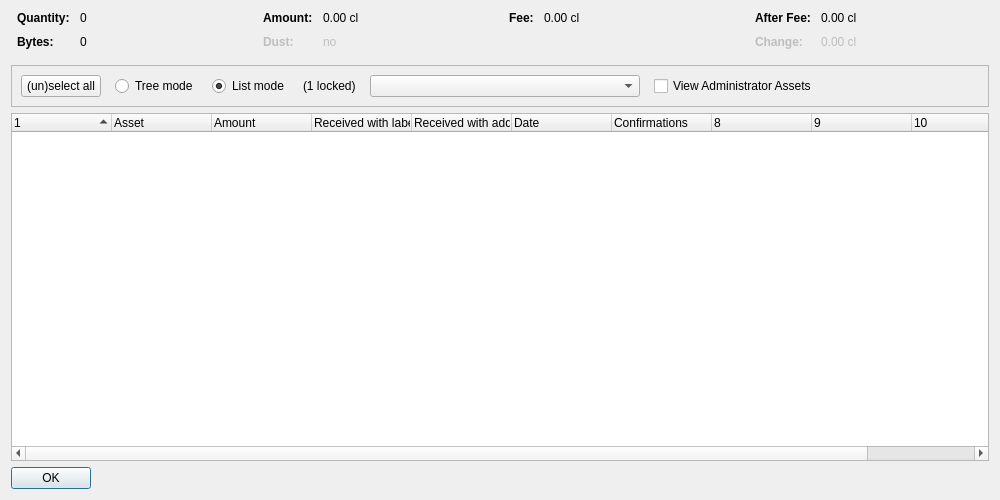
<?xml version="1.0" encoding="UTF-8"?>
<ui version="4.0">
 <class>AssetControlDialog</class>
 <widget class="QDialog" name="AssetControlDialog">
  <property name="geometry">
   <rect>
    <x>0</x>
    <y>0</y>
    <width>1000</width>
    <height>500</height>
   </rect>
  </property>
  <property name="windowTitle">
   <string>Asset Selection</string>
  </property>
  <layout class="QVBoxLayout" name="verticalLayout">
   <item>
    <layout class="QHBoxLayout" name="horizontalLayoutTop" stretch="0,0,0,0">
     <property name="topMargin">
      <number>0</number>
     </property>
     <property name="bottomMargin">
      <number>10</number>
     </property>
     <item>
      <layout class="QFormLayout" name="formLayoutAssetControl1">
       <property name="horizontalSpacing">
        <number>10</number>
       </property>
       <property name="verticalSpacing">
        <number>10</number>
       </property>
       <property name="leftMargin">
        <number>6</number>
       </property>
       <property name="rightMargin">
        <number>6</number>
       </property>
       <item row="0" column="0">
        <widget class="QLabel" name="labelAssetControlQuantityText">
         <property name="font">
          <font>
           <weight>75</weight>
           <bold>true</bold>
          </font>
         </property>
         <property name="text">
          <string>Quantity:</string>
         </property>
        </widget>
       </item>
       <item row="0" column="1">
        <widget class="QLabel" name="labelAssetControlQuantity">
         <property name="cursor">
          <cursorShape>IBeamCursor</cursorShape>
         </property>
         <property name="contextMenuPolicy">
          <enum>Qt::ActionsContextMenu</enum>
         </property>
         <property name="text">
          <string notr="true">0</string>
         </property>
         <property name="textInteractionFlags">
          <set>Qt::LinksAccessibleByMouse|Qt::TextSelectableByKeyboard|Qt::TextSelectableByMouse</set>
         </property>
        </widget>
       </item>
       <item row="1" column="0">
        <widget class="QLabel" name="labelAssetControlBytesText">
         <property name="font">
          <font>
           <weight>75</weight>
           <bold>true</bold>
          </font>
         </property>
         <property name="text">
          <string>Bytes:</string>
         </property>
        </widget>
       </item>
       <item row="1" column="1">
        <widget class="QLabel" name="labelAssetControlBytes">
         <property name="cursor">
          <cursorShape>IBeamCursor</cursorShape>
         </property>
         <property name="contextMenuPolicy">
          <enum>Qt::ActionsContextMenu</enum>
         </property>
         <property name="text">
          <string notr="true">0</string>
         </property>
         <property name="textInteractionFlags">
          <set>Qt::LinksAccessibleByMouse|Qt::TextSelectableByKeyboard|Qt::TextSelectableByMouse</set>
         </property>
        </widget>
       </item>
      </layout>
     </item>
     <item>
      <layout class="QFormLayout" name="formLayoutAssetControl2">
       <property name="horizontalSpacing">
        <number>10</number>
       </property>
       <property name="verticalSpacing">
        <number>10</number>
       </property>
       <property name="leftMargin">
        <number>6</number>
       </property>
       <property name="rightMargin">
        <number>6</number>
       </property>
       <item row="0" column="0">
        <widget class="QLabel" name="labelAssetControlAmountText">
         <property name="font">
          <font>
           <weight>75</weight>
           <bold>true</bold>
          </font>
         </property>
         <property name="text">
          <string>Amount:</string>
         </property>
        </widget>
       </item>
       <item row="0" column="1">
        <widget class="QLabel" name="labelAssetControlAmount">
         <property name="cursor">
          <cursorShape>IBeamCursor</cursorShape>
         </property>
         <property name="contextMenuPolicy">
          <enum>Qt::ActionsContextMenu</enum>
         </property>
         <property name="text">
          <string notr="true">0.00 cl</string>
         </property>
         <property name="textInteractionFlags">
          <set>Qt::LinksAccessibleByMouse|Qt::TextSelectableByKeyboard|Qt::TextSelectableByMouse</set>
         </property>
        </widget>
       </item>
       <item row="1" column="0">
        <widget class="QLabel" name="labelAssetControlLowOutputText">
         <property name="enabled">
          <bool>false</bool>
         </property>
         <property name="font">
          <font>
           <weight>75</weight>
           <bold>true</bold>
          </font>
         </property>
         <property name="text">
          <string>Dust:</string>
         </property>
        </widget>
       </item>
       <item row="1" column="1">
        <widget class="QLabel" name="labelAssetControlLowOutput">
         <property name="enabled">
          <bool>false</bool>
         </property>
         <property name="cursor">
          <cursorShape>IBeamCursor</cursorShape>
         </property>
         <property name="contextMenuPolicy">
          <enum>Qt::ActionsContextMenu</enum>
         </property>
         <property name="text">
          <string notr="true">no</string>
         </property>
         <property name="textInteractionFlags">
          <set>Qt::LinksAccessibleByMouse|Qt::TextSelectableByKeyboard|Qt::TextSelectableByMouse</set>
         </property>
        </widget>
       </item>
      </layout>
     </item>
     <item>
      <layout class="QFormLayout" name="formLayoutAssetControl3">
       <property name="horizontalSpacing">
        <number>10</number>
       </property>
       <property name="verticalSpacing">
        <number>10</number>
       </property>
       <property name="leftMargin">
        <number>6</number>
       </property>
       <property name="rightMargin">
        <number>6</number>
       </property>
       <item row="0" column="0">
        <widget class="QLabel" name="labelAssetControlFeeText">
         <property name="font">
          <font>
           <weight>75</weight>
           <bold>true</bold>
          </font>
         </property>
         <property name="text">
          <string>Fee:</string>
         </property>
        </widget>
       </item>
       <item row="0" column="1">
        <widget class="QLabel" name="labelAssetControlFee">
         <property name="cursor">
          <cursorShape>IBeamCursor</cursorShape>
         </property>
         <property name="contextMenuPolicy">
          <enum>Qt::ActionsContextMenu</enum>
         </property>
         <property name="text">
          <string notr="true">0.00 cl</string>
         </property>
         <property name="textInteractionFlags">
          <set>Qt::LinksAccessibleByMouse|Qt::TextSelectableByKeyboard|Qt::TextSelectableByMouse</set>
         </property>
        </widget>
       </item>
      </layout>
     </item>
     <item>
      <layout class="QFormLayout" name="formLayoutAssetControl4">
       <property name="horizontalSpacing">
        <number>10</number>
       </property>
       <property name="verticalSpacing">
        <number>10</number>
       </property>
       <property name="leftMargin">
        <number>6</number>
       </property>
       <property name="rightMargin">
        <number>6</number>
       </property>
       <item row="0" column="0">
        <widget class="QLabel" name="labelAssetControlAfterFeeText">
         <property name="font">
          <font>
           <weight>75</weight>
           <bold>true</bold>
          </font>
         </property>
         <property name="text">
          <string>After Fee:</string>
         </property>
        </widget>
       </item>
       <item row="0" column="1">
        <widget class="QLabel" name="labelAssetControlAfterFee">
         <property name="cursor">
          <cursorShape>IBeamCursor</cursorShape>
         </property>
         <property name="contextMenuPolicy">
          <enum>Qt::ActionsContextMenu</enum>
         </property>
         <property name="text">
          <string notr="true">0.00 cl</string>
         </property>
         <property name="textInteractionFlags">
          <set>Qt::LinksAccessibleByMouse|Qt::TextSelectableByKeyboard|Qt::TextSelectableByMouse</set>
         </property>
        </widget>
       </item>
       <item row="1" column="0">
        <widget class="QLabel" name="labelAssetControlChangeText">
         <property name="enabled">
          <bool>false</bool>
         </property>
         <property name="font">
          <font>
           <weight>75</weight>
           <bold>true</bold>
          </font>
         </property>
         <property name="text">
          <string>Change:</string>
         </property>
        </widget>
       </item>
       <item row="1" column="1">
        <widget class="QLabel" name="labelAssetControlChange">
         <property name="enabled">
          <bool>false</bool>
         </property>
         <property name="cursor">
          <cursorShape>IBeamCursor</cursorShape>
         </property>
         <property name="contextMenuPolicy">
          <enum>Qt::ActionsContextMenu</enum>
         </property>
         <property name="text">
          <string notr="true">0.00 cl</string>
         </property>
         <property name="textInteractionFlags">
          <set>Qt::LinksAccessibleByMouse|Qt::TextSelectableByKeyboard|Qt::TextSelectableByMouse</set>
         </property>
        </widget>
       </item>
      </layout>
     </item>
    </layout>
   </item>
   <item>
    <widget class="QFrame" name="frame">
     <property name="minimumSize">
      <size>
       <width>0</width>
       <height>40</height>
      </size>
     </property>
     <property name="frameShape">
      <enum>QFrame::StyledPanel</enum>
     </property>
     <property name="frameShadow">
      <enum>QFrame::Sunken</enum>
     </property>
     <layout class="QHBoxLayout" name="horizontalLayout">
      <item>
       <layout class="QHBoxLayout" name="horizontalLayoutPanel" stretch="0,0,0,0,0,0,0">
        <property name="spacing">
         <number>14</number>
        </property>
        <item>
         <widget class="QPushButton" name="pushButtonSelectAll">
          <property name="sizePolicy">
           <sizepolicy hsizetype="Maximum" vsizetype="Fixed">
            <horstretch>0</horstretch>
            <verstretch>0</verstretch>
           </sizepolicy>
          </property>
          <property name="text">
           <string>(un)select all</string>
          </property>
          <property name="autoDefault">
           <bool>false</bool>
          </property>
         </widget>
        </item>
        <item>
         <widget class="QRadioButton" name="radioTreeMode">
          <property name="sizePolicy">
           <sizepolicy hsizetype="Maximum" vsizetype="Fixed">
            <horstretch>0</horstretch>
            <verstretch>0</verstretch>
           </sizepolicy>
          </property>
          <property name="text">
           <string>Tree mode</string>
          </property>
         </widget>
        </item>
        <item>
         <widget class="QRadioButton" name="radioListMode">
          <property name="sizePolicy">
           <sizepolicy hsizetype="Maximum" vsizetype="Fixed">
            <horstretch>0</horstretch>
            <verstretch>0</verstretch>
           </sizepolicy>
          </property>
          <property name="text">
           <string>List mode</string>
          </property>
          <property name="checked">
           <bool>true</bool>
          </property>
         </widget>
        </item>
        <item>
         <widget class="QLabel" name="labelLocked">
          <property name="text">
           <string notr="true">(1 locked)</string>
          </property>
         </widget>
        </item>
        <item>
         <widget class="QComboBox" name="assetList">
          <property name="minimumContentsLength">
           <number>30</number>
          </property>
         </widget>
        </item>
        <item>
         <widget class="QCheckBox" name="viewAdministrator">
          <property name="toolTip">
           <string>View assets that you have the ownership asset for</string>
          </property>
          <property name="text">
           <string>View Administrator Assets</string>
          </property>
         </widget>
        </item>
        <item>
         <spacer name="horizontalSpacer">
          <property name="orientation">
           <enum>Qt::Horizontal</enum>
          </property>
          <property name="sizeHint" stdset="0">
           <size>
            <width>40</width>
            <height>20</height>
           </size>
          </property>
         </spacer>
        </item>
       </layout>
      </item>
     </layout>
    </widget>
   </item>
   <item>
    <widget class="AssetControlTreeWidget" name="treeWidget">
     <property name="contextMenuPolicy">
      <enum>Qt::CustomContextMenu</enum>
     </property>
     <property name="sortingEnabled">
      <bool>false</bool>
     </property>
     <property name="columnCount">
      <number>11</number>
     </property>
     <attribute name="headerShowSortIndicator" stdset="0">
      <bool>true</bool>
     </attribute>
     <attribute name="headerStretchLastSection">
      <bool>false</bool>
     </attribute>
     <column>
      <property name="text">
       <string/>
      </property>
     </column>
     <column>
      <property name="text">
       <string>Asset</string>
      </property>
     </column>
     <column>
      <property name="text">
       <string>Amount</string>
      </property>
     </column>
     <column>
      <property name="text">
       <string>Received with label</string>
      </property>
     </column>
     <column>
      <property name="text">
       <string>Received with address</string>
      </property>
     </column>
     <column>
      <property name="text">
       <string>Date</string>
      </property>
     </column>
     <column>
      <property name="text">
       <string>Confirmations</string>
      </property>
      <property name="toolTip">
       <string>Confirmed</string>
      </property>
     </column>
     <column>
      <property name="text">
       <string/>
      </property>
     </column>
     <column>
      <property name="text">
       <string/>
      </property>
     </column>
     <column>
      <property name="text">
       <string/>
      </property>
     </column>
     <column>
      <property name="text">
       <string/>
      </property>
     </column>
    </widget>
   </item>
   <item>
    <widget class="QDialogButtonBox" name="buttonBox">
     <property name="sizePolicy">
      <sizepolicy hsizetype="Maximum" vsizetype="Fixed">
       <horstretch>0</horstretch>
       <verstretch>0</verstretch>
      </sizepolicy>
     </property>
     <property name="orientation">
      <enum>Qt::Horizontal</enum>
     </property>
     <property name="standardButtons">
      <set>QDialogButtonBox::Ok</set>
     </property>
    </widget>
   </item>
  </layout>
 </widget>
 <customwidgets>
  <customwidget>
   <class>AssetControlTreeWidget</class>
   <extends>QTreeWidget</extends>
   <header location="global">assetcontroltreewidget.h</header>
  </customwidget>
 </customwidgets>
 <resources/>
 <connections/>
</ui>
